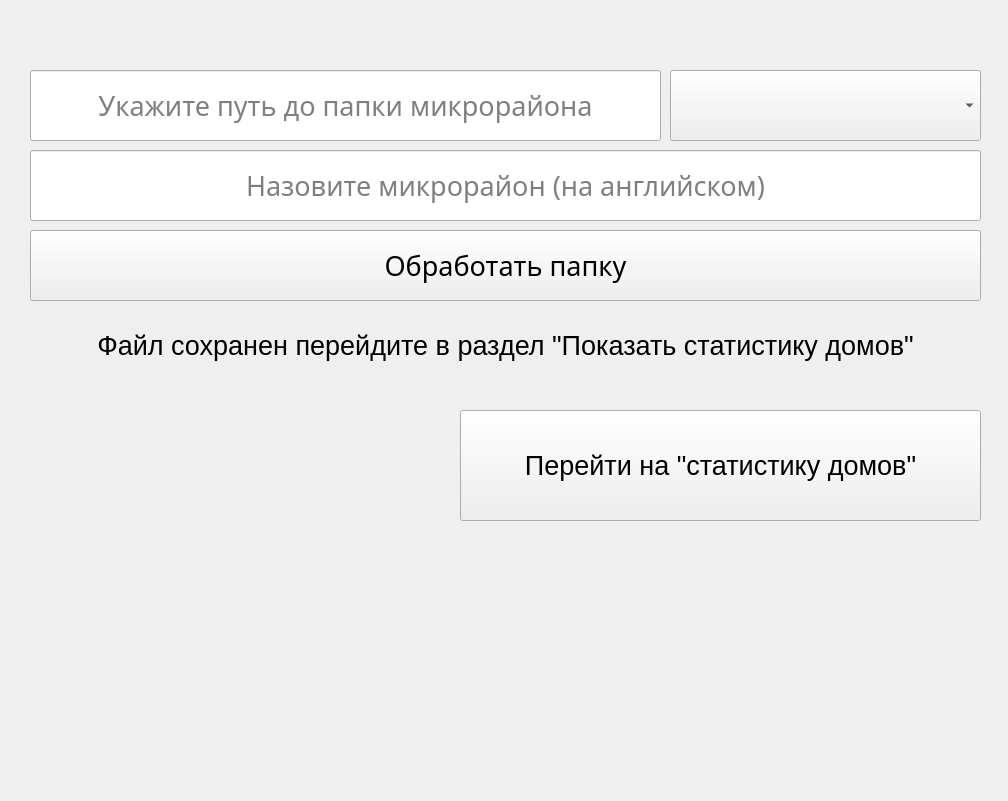
<?xml version="1.0" encoding="UTF-8"?>
<ui version="4.0">
 <class>Form</class>
 <widget class="QWidget" name="Form">
  <property name="geometry">
   <rect>
    <x>0</x>
    <y>0</y>
    <width>1008</width>
    <height>801</height>
   </rect>
  </property>
  <property name="windowTitle">
   <string>Form</string>
  </property>
  <widget class="QLineEdit" name="lineEdit">
   <property name="geometry">
    <rect>
     <x>30</x>
     <y>70</y>
     <width>631</width>
     <height>71</height>
    </rect>
   </property>
   <property name="font">
    <font>
     <family>Modern No. 20</family>
     <pointsize>20</pointsize>
    </font>
   </property>
   <property name="alignment">
    <set>Qt::AlignCenter</set>
   </property>
   <property name="placeholderText">
    <string>Укажите путь до папки микрорайона</string>
   </property>
  </widget>
  <widget class="QComboBox" name="comboBox">
   <property name="geometry">
    <rect>
     <x>670</x>
     <y>70</y>
     <width>311</width>
     <height>71</height>
    </rect>
   </property>
  </widget>
  <widget class="QLineEdit" name="lineEdit_2">
   <property name="geometry">
    <rect>
     <x>30</x>
     <y>150</y>
     <width>951</width>
     <height>71</height>
    </rect>
   </property>
   <property name="font">
    <font>
     <family>Modern No. 20</family>
     <pointsize>20</pointsize>
    </font>
   </property>
   <property name="alignment">
    <set>Qt::AlignCenter</set>
   </property>
   <property name="placeholderText">
    <string>Назовите микрорайон (на английском)</string>
   </property>
  </widget>
  <widget class="QPushButton" name="pushButton">
   <property name="geometry">
    <rect>
     <x>30</x>
     <y>230</y>
     <width>951</width>
     <height>71</height>
    </rect>
   </property>
   <property name="font">
    <font>
     <family>Modern No. 20</family>
     <pointsize>20</pointsize>
    </font>
   </property>
   <property name="text">
    <string>Обработать папку</string>
   </property>
  </widget>
  <widget class="QLabel" name="label">
   <property name="geometry">
    <rect>
     <x>30</x>
     <y>310</y>
     <width>951</width>
     <height>71</height>
    </rect>
   </property>
   <property name="font">
    <font>
     <pointsize>20</pointsize>
    </font>
   </property>
   <property name="text">
    <string>Файл сохранен перейдите в раздел &quot;Показать статистику домов&quot;</string>
   </property>
   <property name="alignment">
    <set>Qt::AlignCenter</set>
   </property>
  </widget>
  <widget class="QPushButton" name="pushButton_2">
   <property name="geometry">
    <rect>
     <x>460</x>
     <y>410</y>
     <width>521</width>
     <height>111</height>
    </rect>
   </property>
   <property name="font">
    <font>
     <pointsize>20</pointsize>
    </font>
   </property>
   <property name="layoutDirection">
    <enum>Qt::LeftToRight</enum>
   </property>
   <property name="text">
    <string>Перейти на &quot;статистику домов&quot;</string>
   </property>
  </widget>
 </widget>
 <resources/>
 <connections/>
</ui>
